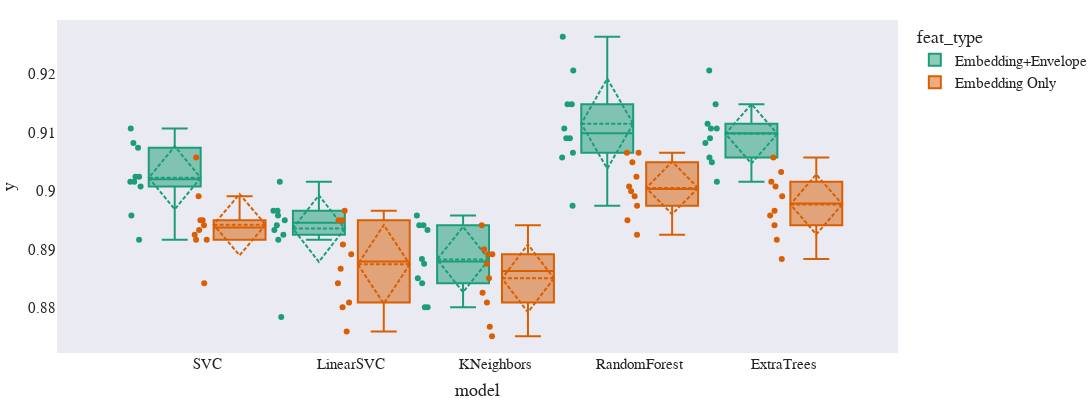

Notebook code for this chart:
### Code cell
fig = px.box(df, x="model", y="y", color="feat_type",
             color_discrete_sequence=plotly.express.colors.qualitative.Dark2,
             title="Box plot of total bill",
            )
fig.update_layout(
#     showlegend=False,
    
    autosize=False,title=None, 
    template="seaborn",
    width=1100,height=400,
    font_family="Times New Roman",
    font_size=15,
    title_font_family="Times New Roman",
    title_font_size=30,
    boxmode='group',
    margin=dict(l=0, t=20,r=5, b=5),       
    boxgap=0.1,boxgroupgap=0.2, 
    )
fig.update_traces(
        boxmean="sd", # represent mean. (sd shows standarddev)
        boxpoints='all', 
)
fig.update_xaxes(showgrid=False,zeroline=False,ticks='',)
fig.update_yaxes(showgrid=False,zeroline=False,)

fig.show()
# df.to_csv("csvs/mme_comparisons_mme.csv")
with open("../plots/mme_comparisons_mme.pdf", "wb") as f:
    f.write(scope.transform(fig, format="pdf", width=800,height=400,))

### Figure 1 — Plotly figure (JSON) as saved in the notebook; plotly's stock layout.template omitted (floating-point values rounded to 4 significant figures)
{"data": [{"alignmentgroup": "True", "boxmean": "sd", "boxpoints": "all", "hovertemplate": "feat_type=Embedding+Envelope<br>model=%{x}<br>y=%{y}<extra></extra>", "legendgroup": "Embedding+Envelope", "marker": {"color": "rgb(27,158,119)"}, "name": "Embedding+Envelope", "notched": false, "offsetgroup": "Embedding+Envelope", "orientation": "v", "showlegend": true, "type": "box", "x": ["SVC", "SVC", "SVC", "SVC", "SVC", "SVC", "SVC", "SVC", "SVC", "SVC", "LinearSVC", "LinearSVC", "LinearSVC", "LinearSVC", "LinearSVC", "LinearSVC", "LinearSVC", "LinearSVC", "LinearSVC", "LinearSVC", "KNeighbors", "KNeighbors", "KNeighbors", "KNeighbors", "KNeighbors", "KNeighbors", "KNeighbors", "KNeighbors", "KNeighbors", "KNeighbors", "RandomForest", "RandomForest", "RandomForest", "RandomForest", "RandomForest", "RandomForest", "RandomForest", "RandomForest", "RandomForest", "RandomForest", "ExtraTrees", "ExtraTrees", "ExtraTrees", "ExtraTrees", "ExtraTrees", "ExtraTrees", "ExtraTrees", "ExtraTrees", "ExtraTrees", "ExtraTrees"], "x0": " ", "xaxis": "x", "y": [0.8958, 0.9074, 0.9016, 0.8916, 0.9082, 0.9107, 0.9007, 0.9024, 0.9016, 0.9024, 0.8784, 0.8958, 0.8933, 0.895, 0.8941, 0.9016, 0.8966, 0.8916, 0.8966, 0.8925, 0.8801, 0.8883, 0.8941, 0.8842, 0.8933, 0.8958, 0.885, 0.8875, 0.8941, 0.8801, 0.8974, 0.9107, 0.9148, 0.9057, 0.9065, 0.9264, 0.909, 0.9206, 0.9148, 0.909, 0.9016, 0.9107, 0.909, 0.9049, 0.9057, 0.9206, 0.9082, 0.9148, 0.9107, 0.9115], "y0": " ", "yaxis": "y"}, {"alignmentgroup": "True", "boxmean": "sd", "boxpoints": "all", "hovertemplate": "feat_type=Embedding Only<br>model=%{x}<br>y=%{y}<extra></extra>", "legendgroup": "Embedding Only", "marker": {"color": "rgb(217,95,2)"}, "name": "Embedding Only", "notched": false, "offsetgroup": "Embedding Only", "orientation": "v", "showlegend": true, "type": "box", "x": ["SVC", "SVC", "SVC", "SVC", "SVC", "SVC", "SVC", "SVC", "SVC", "SVC", "LinearSVC", "LinearSVC", "LinearSVC", "LinearSVC", "LinearSVC", "LinearSVC", "LinearSVC", "LinearSVC", "LinearSVC", "LinearSVC", "KNeighbors", "KNeighbors", "KNeighbors", "KNeighbors", "KNeighbors", "KNeighbors", "KNeighbors", "KNeighbors", "KNeighbors", "KNeighbors", "RandomForest", "RandomForest", "RandomForest", "RandomForest", "RandomForest", "RandomForest", "RandomForest", "RandomForest", "RandomForest", "RandomForest", "ExtraTrees", "ExtraTrees", "ExtraTrees", "ExtraTrees", "ExtraTrees", "ExtraTrees", "ExtraTrees", "ExtraTrees", "ExtraTrees", "ExtraTrees"], "x0": " ", "xaxis": "x", "y": [0.8842, 0.9057, 0.895, 0.8916, 0.8991, 0.8941, 0.8925, 0.8916, 0.895, 0.8933, 0.8759, 0.895, 0.8966, 0.8892, 0.8842, 0.8908, 0.8867, 0.8809, 0.895, 0.8801, 0.8751, 0.8892, 0.8941, 0.8875, 0.89, 0.8825, 0.885, 0.8809, 0.8892, 0.8768, 0.8925, 0.9024, 0.895, 0.8999, 0.9065, 0.9049, 0.9007, 0.9065, 0.8991, 0.8974, 0.8883, 0.9007, 0.8991, 0.8941, 0.9057, 0.9016, 0.8916, 0.9032, 0.8966, 0.8958], "y0": " ", "yaxis": "y"}], "layout": {"autosize": false, "boxgap": 0.1, "boxgroupgap": 0.2, "boxmode": "group", "font": {"family": "Times New Roman", "size": 15}, "height": 400, "legend": {"title": {"text": "feat_type"}, "tracegroupgap": 0}, "margin": {"b": 5, "l": 0, "r": 5, "t": 20}, "title": {"font": {"family": "Times New Roman", "size": 30}}, "width": 1100, "xaxis": {"anchor": "y", "autorange": true, "domain": [0, 1], "range": [-1.041, 4.792], "showgrid": false, "ticks": "", "title": {"text": "model"}, "type": "category", "zeroline": false}, "yaxis": {"anchor": "x", "autorange": true, "domain": [0, 1], "range": [0.8723, 0.9292], "showgrid": false, "title": {"text": "y"}, "type": "linear", "zeroline": false}}}
